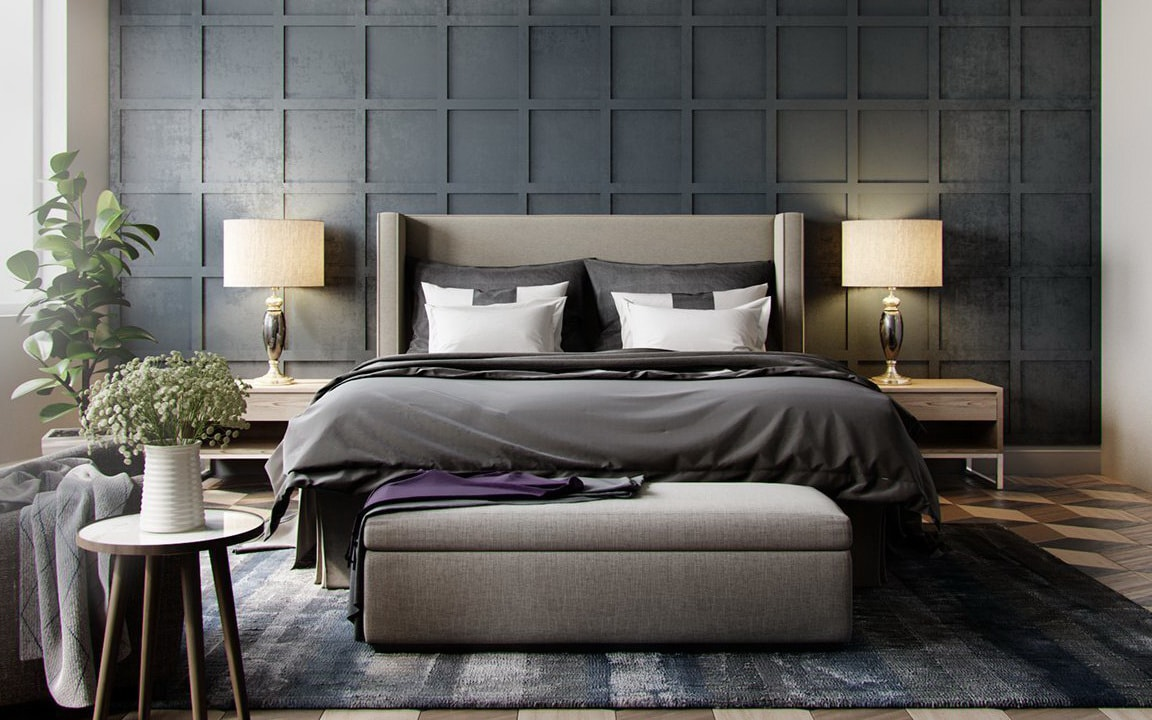
#> input picture hw10-11/img.jpg, 1152 x 720 px
$ python hw10.py
#> lines starting #> are read from the running program, lines starting #| are printed output that depends on the picture
#> further down, img is the input picture: shape (720, 1152, 3); mean B, G, R 93.6, 96.8, 98.7
from random import random

import cv2
import numpy as np


def add_salt_pepper_noise(img, probability):
#> called with probability = 0.5
    output = np.zeros(img.shape, np.uint8)
    for i in range(img.shape[0]):
        for j in range(img.shape[1]):
            rnd = random()
            # divide the salt and pepper noise into white and black colors
            prob = probability / 2.0
            inverse_prob = 1 - prob
            #    | -- | real image | -- |
            # white noise        black noise
            output[i, j] = 255 if rnd < prob else 0 if rnd > inverse_prob else img[i, j]
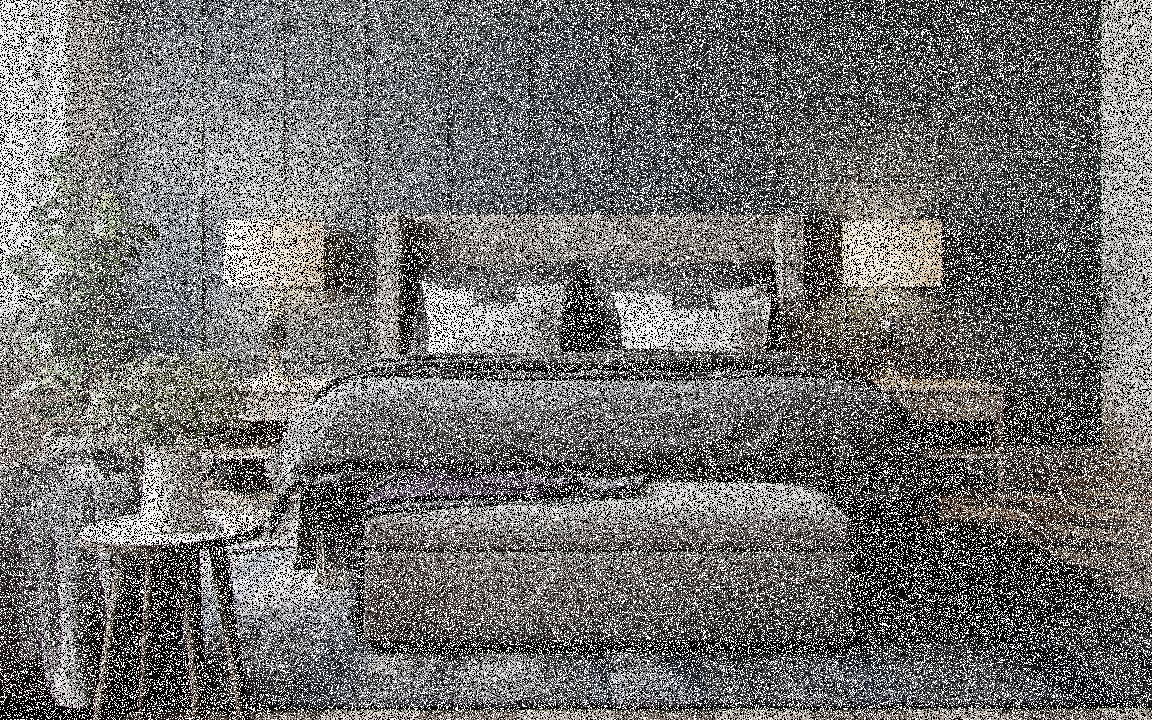
#> output: shape (720, 1152, 3); mean B, G, R 110.6, 112.2, 113.2
    return output


def median_blur(img, kernel_size):
#> called with kernel_size = 5
    return cv2.medianBlur(img, kernel_size)
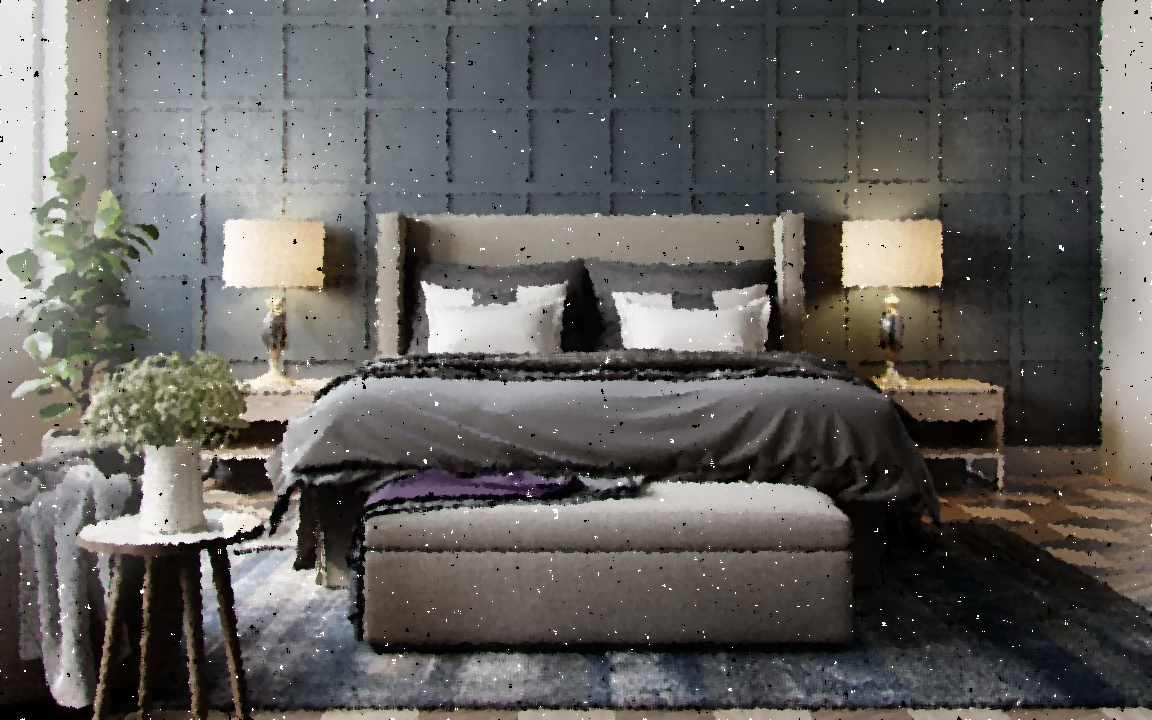
#> returned value: shape (720, 1152, 3); mean of channels 0, 1, 2 93.8, 96.9, 98.9; drawn as B, G, R


def gaussian_blur(img, kernel_size):
#> called with kernel_size = 5
    return cv2.GaussianBlur(img, (kernel_size, kernel_size), sigmaX=0, sigmaY=0)
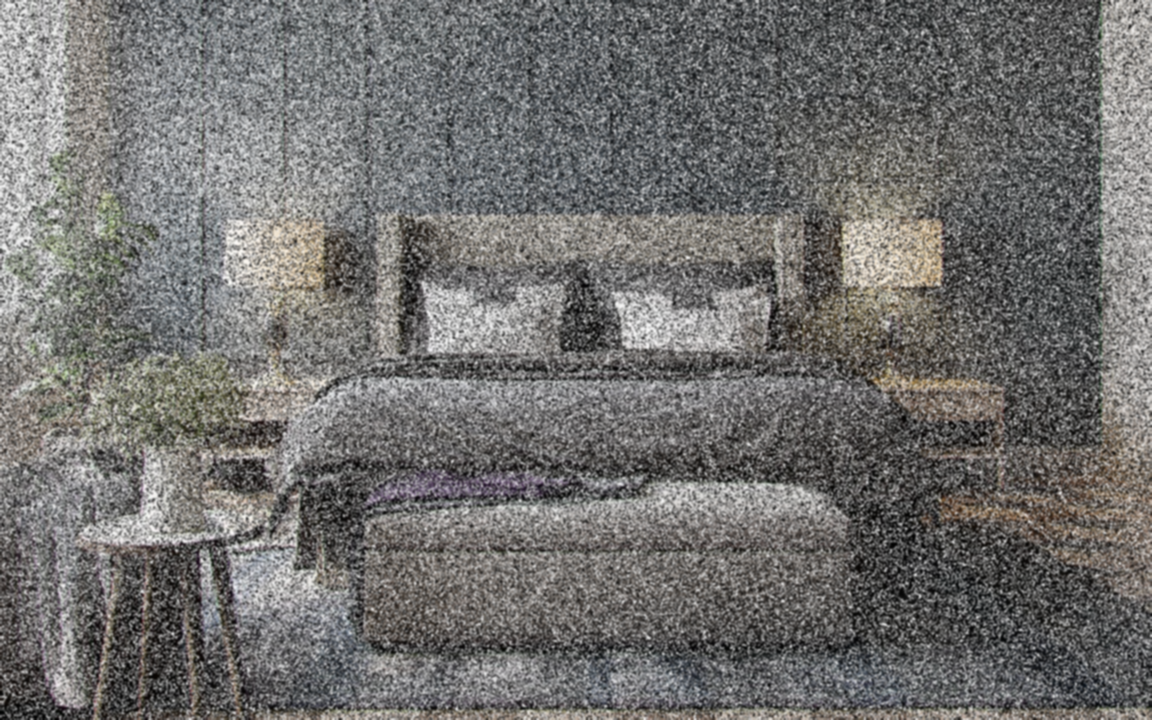
#> returned value: shape (720, 1152, 3); mean of channels 0, 1, 2 110.6, 112.2, 113.2; drawn as B, G, R


def bilateral_filter(img, kernel_size, sigma_color, sigma_space):
#> called with kernel_size = 9, sigma_color = 75, sigma_space = 75
    return cv2.bilateralFilter(img, kernel_size, sigma_color, sigma_space)


if __name__ == '__main__':
    # show salted image
    img = cv2.imread('img.jpg')
    noised = add_salt_pepper_noise(img, 0.5)
    cv2.imshow('Original | Salt-Pepper | Median | Gaussian | Bilateral',
               np.concatenate((
                   img,
                   noised,
                   median_blur(noised, 5),
                   gaussian_blur(noised, 5),
                   bilateral_filter(noised, 9, 75, 75)
               ), axis=1))
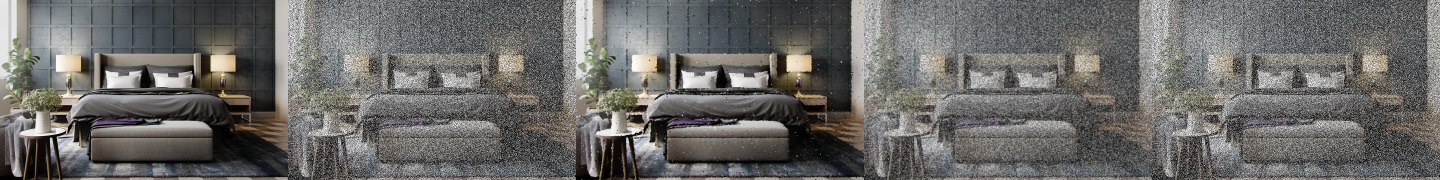
#> window 'Original | Salt-Pepper | Media': shape (720, 5760, 3) (shown at 1/4 size); mean B, G, R 103.9, 106.1, 107.4
    cv2.waitKey(0)
    cv2.destroyAllWindows()
